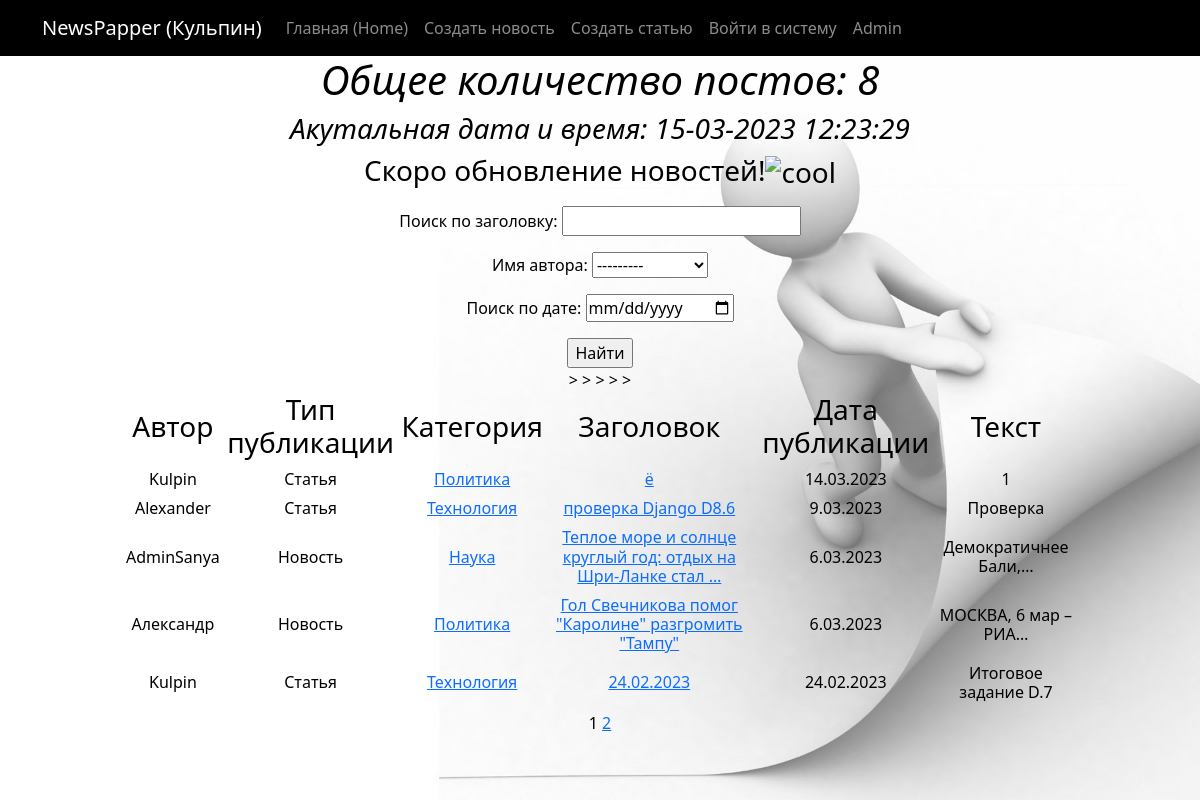
Page /news/ on the committed database.
### news/models.py (models this page shows, shortened)
class Post(models.Model):
    article = 'AR'
    news = 'NE'
    POST_TYPES = [
        (article, 'Статья'),
        (news, 'Новость')
    ]
    author = models.ForeignKey(Author, on_delete=models.CASCADE)
    post_type = models.CharField(max_length=2, choices=POST_TYPES)
    time_created = models.DateTimeField(auto_now_add=True)
    categories = models.ManyToManyField(Category, through='PostCategory')
    title = models.CharField(max_length=255)
    text = models.TextField()
    rating = models.FloatField(default=0.0)

class Author(models.Model):
    rating = models.FloatField(default=0.0)
    user = models.OneToOneField(User, on_delete=models.CASCADE)
    def __str__(self):
        return self.user.username

class Category(models.Model):
    culture = 'CU'
    cience = 'SC'
    tech = 'TE'
    politics = 'PO'
    sport = 'SP'
    entertainment = 'EN'
    economics = 'EC'
    education = 'ED'
    CATEGORIES = [
        (culture, 'Культура'),
        (cience, 'Наука'),
        (tech, 'Технология'),
        (politics, 'Политика'),
        (sport, 'Спорт'),
        (entertainment, 'Развлечения'),
        (economics, 'Экономика'),
        (education, 'Образование')
    ]
    news_category = models.CharField(unique=True, max_length=2, choices=CATEGORIES)
    subscribers = models.ManyToManyField(User, related_name='categories')
    def __str__(self):
        return self.get_news_category_display()

### news/views.py (the view)
# urls.py: path('', PostList.as_view(), name='post_list'),
class PostList(ListView):
    model = Post
    ordering = '-time_created'
    template_name = 'news.html'
    context_object_name = 'post'
    paginate_by = 5
    def get_queryset(self):
        queryset = super().get_queryset()
        self.filterset = ProductFilter(self.request.GET, queryset)
        return self.filterset.qs
    def get_context_data(self, **kwargs):
        context = super().get_context_data(**kwargs)
        context['time_now'] = datetime.utcnow()
        context['next_sale'] = None
        context['filterset'] = self.filterset
        return context

### news/templatetags/custom_filters.py (called while the page is built)
@register.filter()
def currency(value, code='rub'):
   postfix = CURRENCIES_SYMBOLS[code]
   return f'{value} {postfix}'

@register.filter()
def censor(value):
   bad_words = ('скотина', 'бляха')
   if not isinstance(value, str):
      raise TypeError(f"unresolved type '{type(value)}' expected  type 'str'")
   for word in value.split():
      if word.lower() in bad_words:
         value = value.replace(word, f"{word[0]}{'*' * (len(word) - 2)}{word[-1]}")
   return value

### news/templatetags/custom_tags.py (called while the page is built)
@register.simple_tag()
def current_time(format_string='%d-%m-%Y %H:%M:%S'):
   return datetime.utcnow().strftime(format_string)

### templates/news.html (shortened to what this page needs)
{% extends 'flatpages/default.html' %}
{% load custom_filters %}
{% load custom_tags %}
{% block content %}
   <h1><em>Общее количество постов: {{ filterset.qs|length }}</em></h1>
   <h3><em>Акутальная дата и время: {% current_time '%d-%m-%Y %H:%M:%S' %}</em></h3>
   <h3><p>{{ next_sale|default_if_none:"Скоро обновление новостей!" }}<img src="https://html5-editor.net/tinymce/plugins/emoticons/img/smiley-cool.gif" alt="cool" /></p> </h3>
   <form action="" method="get">
       {{ filterset.form.as_p }}
       <input type="submit" value="Найти" />
   </form>
   {% if post %}
       <table>
           <tr>
               <td><h3>Автор</h3></td>
               <td><h3>Тип публикации</h3></td>
               <td><h3>Категория</h3></td>
               <td><h3>Заголовок</h3></td>
               <td><h3>Дата публикации</h3></td>
               <td><h3>Текст</h3></td>
           </tr>
           {% for post in post %}
           <tr>
               <td><h6>{{ post.author | currency:'Fi' |  censor}}</h6></td>
               <td><h6>{{ post.get_post_type_display }}</h6></td>
               <td><h6>{% for category in post.categories.all %}
                   <a href="{% url 'category_list' category.id %}">{{ category }}</a>
                   {% endfor %} </h6></td>
               <td><h6><a href="{%url 'postdetail' post.id%}">{{ post.title | truncatewords:10 | censor}}</a></h6></td>
               <td><h6>{{ post.time_created|date:'j.m.Y' }}</h6></td>
               <td><h6>{{ post.text | truncatechars:20| censor }}</h6></td>>
           </tr>
           {% endfor %}
       </table>
   {% else %}
       <h2>Постов нет!!</h2>
   {% endif %}
   {{ page_obj.number }}
   {% if page_obj.has_next %}
       <a href="?page={{ page_obj.next_page_number }}">{{ page_obj.next_page_number }}</a>
   {% endif %}
{% endblock content %}

### templates/flatpages/default.html (shortened to what this page needs)
<!DOCTYPE html>
<html lang="en">
    <head>
        {% load static %}
        <link href="{% static 'css/styles.css' %}" rel="stylesheet" />
    </head>
    <body>
    <div class="body"
    </div>
    <nav class="navbar navbar-expand-lg navbar-dark bg-dark static-top">
   <div class="container">
       <a class="navbar-brand" href="#">NewsPapper (Кульпин)</a>
       <div class="collapse navbar-collapse" id="navbarResponsive">
           <ul class="navbar-nav ml-auto">
               <li class="nav-item active">
                   <a class="nav-link" href="/news/">Главная
                       <span class="sr-only">(Home)</span>
                   </a>
               </li>
               <li class="nav-item">
                   <a class="nav-link" href="/news/createPost">Создать новость</a>
               </li>
               <li class="nav-item">
                   <a class="nav-link" href="/news/createArticle">Создать статью</a>
               </li>
               <li class="nav-item">
                   <a class="nav-link" href="/accounts/login/">Войти в систему</a>
                </li>
               <li class="nav-item">
                   <a class="nav-link" href="/admin/">Admin</a>
               </li>
           </ul>
       </div>
   </div>
</nav>
        <div class="container">
            <div class="row">
                <div class="col-lg-12 text-center">
                    {% block content %}
                    {% endblock content %}
                </div>
            </div>
        </div>
    </div>
    </body>
</html>

### templates/news.html (style rules this page uses)
table { width: 950px; margin: auto; }
td { text-align: center; }

### rows in the picture
Post: author|censor "Kulpin", post_type "Статья", title|censor "ё", time_created "14.03.2023", text|censor "1"
Category: news_category "Политика"
Post: author|censor "Alexander", post_type "Статья", title|censor "проверка Django D8.6", time_created "9.03.2023", text|censor "Проверка"
Category: news_category "Технология"
Post: author|censor "AdminSanya", post_type "Новость", title|censor "Теплое море и солнце круглый год: отдых на Шри-Ланке стал …", time_created "6.03.2023", text|censor "Демократичнее Бали,…"
Category: news_category "Наука"
Post: author|censor "Александр", post_type "Новость", title|censor "Гол Свечникова помог \"Каролине\" разгромить \"Тампу\"", time_created "6.03.2023", text|censor "МОСКВА, 6 мар – РИА…"
Post: author|censor "Kulpin", post_type "Статья", title|censor "24.02.2023", time_created "24.02.2023", text|censor "Итоговое задание D.7"

### other values in the picture
{{ filterset.qs|length }} "8"
{{ next_sale|default_if_none:"Скоро обновление новостей!" }} "Скоро обновление новостей!"
{{ page_obj.number }} "1"
{{ page_obj.next_page_number }} "2"
